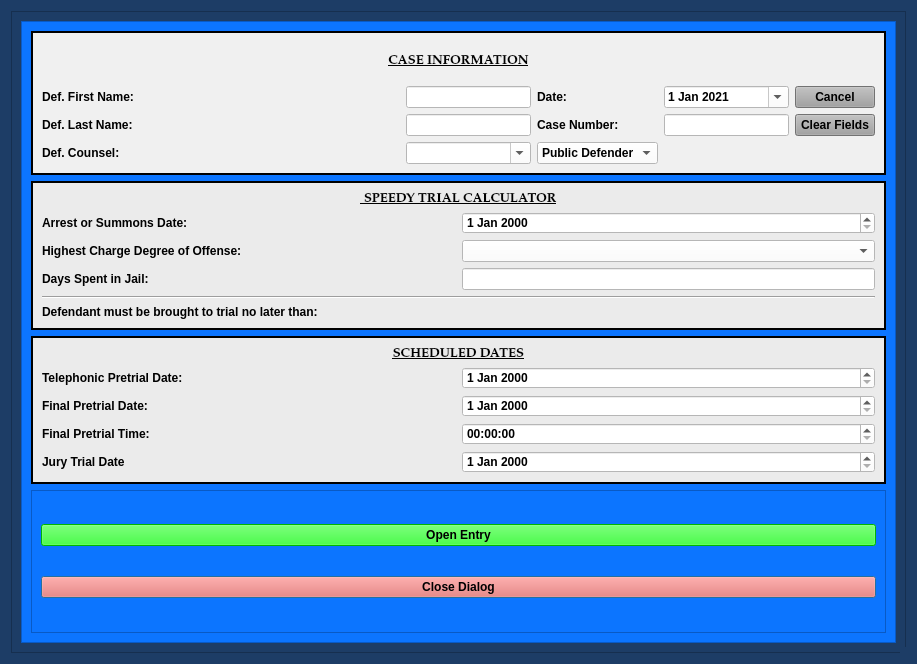
<?xml version="1.0" encoding="UTF-8"?>
<ui version="4.0">
 <class>SchedulingEntryDialog</class>
 <widget class="QDialog" name="SchedulingEntryDialog">
  <property name="windowModality">
   <enum>Qt::NonModal</enum>
  </property>
  <property name="geometry">
   <rect>
    <x>0</x>
    <y>0</y>
    <width>917</width>
    <height>664</height>
   </rect>
  </property>
  <property name="sizePolicy">
   <sizepolicy hsizetype="Preferred" vsizetype="Preferred">
    <horstretch>0</horstretch>
    <verstretch>0</verstretch>
   </sizepolicy>
  </property>
  <property name="minimumSize">
   <size>
    <width>0</width>
    <height>0</height>
   </size>
  </property>
  <property name="maximumSize">
   <size>
    <width>2500</width>
    <height>3500</height>
   </size>
  </property>
  <property name="palette">
   <palette>
    <active>
     <colorrole role="Button">
      <brush brushstyle="SolidPattern">
       <color alpha="255">
        <red>29</red>
        <green>61</green>
        <blue>102</blue>
       </color>
      </brush>
     </colorrole>
     <colorrole role="Base">
      <brush brushstyle="SolidPattern">
       <color alpha="255">
        <red>29</red>
        <green>61</green>
        <blue>102</blue>
       </color>
      </brush>
     </colorrole>
     <colorrole role="Window">
      <brush brushstyle="SolidPattern">
       <color alpha="255">
        <red>29</red>
        <green>61</green>
        <blue>102</blue>
       </color>
      </brush>
     </colorrole>
    </active>
    <inactive>
     <colorrole role="Button">
      <brush brushstyle="SolidPattern">
       <color alpha="255">
        <red>29</red>
        <green>61</green>
        <blue>102</blue>
       </color>
      </brush>
     </colorrole>
     <colorrole role="Base">
      <brush brushstyle="SolidPattern">
       <color alpha="255">
        <red>29</red>
        <green>61</green>
        <blue>102</blue>
       </color>
      </brush>
     </colorrole>
     <colorrole role="Window">
      <brush brushstyle="SolidPattern">
       <color alpha="255">
        <red>29</red>
        <green>61</green>
        <blue>102</blue>
       </color>
      </brush>
     </colorrole>
    </inactive>
    <disabled>
     <colorrole role="Button">
      <brush brushstyle="SolidPattern">
       <color alpha="255">
        <red>29</red>
        <green>61</green>
        <blue>102</blue>
       </color>
      </brush>
     </colorrole>
     <colorrole role="Base">
      <brush brushstyle="SolidPattern">
       <color alpha="255">
        <red>29</red>
        <green>61</green>
        <blue>102</blue>
       </color>
      </brush>
     </colorrole>
     <colorrole role="Window">
      <brush brushstyle="SolidPattern">
       <color alpha="255">
        <red>29</red>
        <green>61</green>
        <blue>102</blue>
       </color>
      </brush>
     </colorrole>
    </disabled>
   </palette>
  </property>
  <property name="font">
   <font>
    <family>Palatino Linotype</family>
    <pointsize>10</pointsize>
    <weight>75</weight>
    <italic>false</italic>
    <bold>true</bold>
   </font>
  </property>
  <property name="windowTitle">
   <string>Scheduling Entry Information</string>
  </property>
  <property name="toolTip">
   <string/>
  </property>
  <property name="styleSheet">
   <string notr="true">background-color: rgb(29, 61, 102);
font: 75 10pt &quot;Palatino Linotype&quot;;
font-weight: bold;</string>
  </property>
  <property name="sizeGripEnabled">
   <bool>true</bool>
  </property>
  <property name="modal">
   <bool>true</bool>
  </property>
  <layout class="QGridLayout" name="gridLayout_8">
   <item row="0" column="0">
    <widget class="QFrame" name="frame_4">
     <property name="styleSheet">
      <string notr="true">background-color: rgb(29, 61, 102);</string>
     </property>
     <property name="frameShape">
      <enum>QFrame::StyledPanel</enum>
     </property>
     <property name="frameShadow">
      <enum>QFrame::Raised</enum>
     </property>
     <layout class="QGridLayout" name="gridLayout_4">
      <item row="0" column="0">
       <widget class="QScrollArea" name="scrollArea">
        <property name="focusPolicy">
         <enum>Qt::NoFocus</enum>
        </property>
        <property name="styleSheet">
         <string notr="true">background-color: rgb(12, 117, 255);</string>
        </property>
        <property name="widgetResizable">
         <bool>true</bool>
        </property>
        <widget class="QWidget" name="scrollAreaWidgetContents">
         <property name="geometry">
          <rect>
           <x>0</x>
           <y>0</y>
           <width>877</width>
           <height>624</height>
          </rect>
         </property>
         <layout class="QGridLayout" name="gridLayout_2">
          <item row="0" column="0">
           <widget class="QFrame" name="case_name_Frame">
            <property name="sizePolicy">
             <sizepolicy hsizetype="Preferred" vsizetype="Preferred">
              <horstretch>0</horstretch>
              <verstretch>0</verstretch>
             </sizepolicy>
            </property>
            <property name="styleSheet">
             <string notr="true">background-color: rgb(240, 240, 240);</string>
            </property>
            <property name="frameShape">
             <enum>QFrame::Box</enum>
            </property>
            <property name="frameShadow">
             <enum>QFrame::Plain</enum>
            </property>
            <property name="lineWidth">
             <number>2</number>
            </property>
            <layout class="QGridLayout" name="gridLayout" columnstretch="1,0,0,0,0">
             <item row="1" column="0">
              <widget class="QLabel" name="label">
               <property name="text">
                <string>Def. First Name:</string>
               </property>
              </widget>
             </item>
             <item row="1" column="2">
              <widget class="QLabel" name="label_26">
               <property name="text">
                <string>Date:</string>
               </property>
              </widget>
             </item>
             <item row="2" column="1">
              <widget class="QLineEdit" name="defendant_last_name_lineEdit">
               <property name="enabled">
                <bool>true</bool>
               </property>
               <property name="styleSheet">
                <string notr="true">background-color: rgb(255, 255, 255);</string>
               </property>
              </widget>
             </item>
             <item row="1" column="4">
              <widget class="QPushButton" name="cancel_Button">
               <property name="focusPolicy">
                <enum>Qt::NoFocus</enum>
               </property>
               <property name="styleSheet">
                <string notr="true">background-color: rgb(160, 160, 160);</string>
               </property>
               <property name="text">
                <string>Cancel</string>
               </property>
              </widget>
             </item>
             <item row="2" column="2">
              <widget class="QLabel" name="label_3">
               <property name="text">
                <string>Case Number:</string>
               </property>
              </widget>
             </item>
             <item row="2" column="4">
              <widget class="QPushButton" name="clear_fields_case_Button">
               <property name="focusPolicy">
                <enum>Qt::NoFocus</enum>
               </property>
               <property name="styleSheet">
                <string notr="true">background-color: rgb(160, 160, 160);</string>
               </property>
               <property name="text">
                <string>Clear Fields</string>
               </property>
              </widget>
             </item>
             <item row="1" column="1">
              <widget class="QLineEdit" name="defendant_first_name_lineEdit">
               <property name="styleSheet">
                <string notr="true">background-color: rgb(255, 255, 255);</string>
               </property>
              </widget>
             </item>
             <item row="1" column="3">
              <widget class="QDateEdit" name="plea_trial_date">
               <property name="focusPolicy">
                <enum>Qt::NoFocus</enum>
               </property>
               <property name="styleSheet">
                <string notr="true">color: rgb(0, 0, 0);
background-color: rgb(255, 255, 255);</string>
               </property>
               <property name="minimumDate">
                <date>
                 <year>2021</year>
                 <month>1</month>
                 <day>1</day>
                </date>
               </property>
               <property name="calendarPopup">
                <bool>true</bool>
               </property>
               <property name="date">
                <date>
                 <year>2021</year>
                 <month>1</month>
                 <day>1</day>
                </date>
               </property>
              </widget>
             </item>
             <item row="2" column="0">
              <widget class="QLabel" name="label_2">
               <property name="text">
                <string>Def. Last Name:</string>
               </property>
              </widget>
             </item>
             <item row="2" column="3">
              <widget class="QLineEdit" name="case_number_lineEdit">
               <property name="maximumSize">
                <size>
                 <width>500</width>
                 <height>16777215</height>
                </size>
               </property>
               <property name="styleSheet">
                <string notr="true">background-color: rgb(255, 255, 255);</string>
               </property>
              </widget>
             </item>
             <item row="3" column="0">
              <widget class="QLabel" name="label_24">
               <property name="text">
                <string>Def. Counsel:</string>
               </property>
              </widget>
             </item>
             <item row="3" column="2">
              <widget class="QComboBox" name="defense_counsel_type_box">
               <property name="styleSheet">
                <string notr="true">background-color: rgb(255, 255, 255);</string>
               </property>
               <item>
                <property name="text">
                 <string>Public Defender</string>
                </property>
               </item>
               <item>
                <property name="text">
                 <string>Private Counsel</string>
                </property>
               </item>
              </widget>
             </item>
             <item row="3" column="1">
              <widget class="QComboBox" name="defense_counsel_name_box">
               <property name="styleSheet">
                <string notr="true">background-color: rgb(255, 255, 255);</string>
               </property>
               <property name="editable">
                <bool>true</bool>
               </property>
              </widget>
             </item>
             <item row="0" column="0" colspan="5">
              <widget class="QLabel" name="label_6">
               <property name="font">
                <font>
                 <family>Palatino Linotype</family>
                 <pointsize>10</pointsize>
                 <weight>75</weight>
                 <italic>false</italic>
                 <bold>true</bold>
                 <underline>true</underline>
                </font>
               </property>
               <property name="text">
                <string>CASE INFORMATION</string>
               </property>
               <property name="alignment">
                <set>Qt::AlignCenter</set>
               </property>
              </widget>
             </item>
            </layout>
           </widget>
          </item>
          <item row="1" column="0">
           <widget class="QFrame" name="frame_6">
            <property name="styleSheet">
             <string notr="true">background-color: rgb(235, 235, 235);</string>
            </property>
            <property name="frameShape">
             <enum>QFrame::Box</enum>
            </property>
            <property name="frameShadow">
             <enum>QFrame::Plain</enum>
            </property>
            <property name="lineWidth">
             <number>2</number>
            </property>
            <layout class="QGridLayout" name="gridLayout_6" columnstretch="1,1">
             <item row="1" column="0">
              <widget class="QLabel" name="label_12">
               <property name="text">
                <string>Arrest or Summons Date:</string>
               </property>
              </widget>
             </item>
             <item row="0" column="0" colspan="2">
              <widget class="QLabel" name="label_11">
               <property name="font">
                <font>
                 <family>Palatino Linotype</family>
                 <pointsize>10</pointsize>
                 <weight>75</weight>
                 <italic>false</italic>
                 <bold>true</bold>
                 <underline>true</underline>
                </font>
               </property>
               <property name="text">
                <string> SPEEDY TRIAL CALCULATOR</string>
               </property>
               <property name="alignment">
                <set>Qt::AlignCenter</set>
               </property>
              </widget>
             </item>
             <item row="1" column="1">
              <widget class="QDateEdit" name="dateEdit_4">
               <property name="styleSheet">
                <string notr="true">background-color: rgb(255, 255, 255);</string>
               </property>
              </widget>
             </item>
             <item row="3" column="0">
              <widget class="QLabel" name="label_10">
               <property name="text">
                <string>Days Spent in Jail:</string>
               </property>
              </widget>
             </item>
             <item row="2" column="1">
              <widget class="QComboBox" name="comboBox">
               <property name="styleSheet">
                <string notr="true">background-color: rgb(255, 255, 255);</string>
               </property>
              </widget>
             </item>
             <item row="2" column="0">
              <widget class="QLabel" name="label_14">
               <property name="text">
                <string>Highest Charge Degree of Offense:</string>
               </property>
              </widget>
             </item>
             <item row="4" column="0" colspan="2">
              <widget class="Line" name="line">
               <property name="orientation">
                <enum>Qt::Horizontal</enum>
               </property>
              </widget>
             </item>
             <item row="3" column="1">
              <widget class="QLineEdit" name="lineEdit">
               <property name="styleSheet">
                <string notr="true">background-color: rgb(255, 255, 255);</string>
               </property>
              </widget>
             </item>
             <item row="5" column="0">
              <widget class="QLabel" name="label_13">
               <property name="text">
                <string>Defendant must be brought to trial no later than:</string>
               </property>
              </widget>
             </item>
            </layout>
           </widget>
          </item>
          <item row="2" column="0">
           <widget class="QFrame" name="frame_5">
            <property name="styleSheet">
             <string notr="true">background-color: rgb(235, 235, 235);</string>
            </property>
            <property name="frameShape">
             <enum>QFrame::Box</enum>
            </property>
            <property name="frameShadow">
             <enum>QFrame::Plain</enum>
            </property>
            <property name="lineWidth">
             <number>2</number>
            </property>
            <layout class="QGridLayout" name="gridLayout_5">
             <item row="5" column="0">
              <widget class="QLabel" name="label_4">
               <property name="text">
                <string>Jury Trial Date</string>
               </property>
              </widget>
             </item>
             <item row="0" column="0" colspan="2">
              <widget class="QLabel" name="label_5">
               <property name="font">
                <font>
                 <family>Palatino Linotype</family>
                 <pointsize>10</pointsize>
                 <weight>75</weight>
                 <italic>false</italic>
                 <bold>true</bold>
                 <underline>true</underline>
                </font>
               </property>
               <property name="text">
                <string>SCHEDULED DATES</string>
               </property>
               <property name="alignment">
                <set>Qt::AlignCenter</set>
               </property>
              </widget>
             </item>
             <item row="1" column="0">
              <widget class="QLabel" name="label_8">
               <property name="text">
                <string>Telephonic Pretrial Date:</string>
               </property>
              </widget>
             </item>
             <item row="4" column="0">
              <widget class="QLabel" name="label_7">
               <property name="text">
                <string>Final Pretrial Time:</string>
               </property>
              </widget>
             </item>
             <item row="1" column="1">
              <widget class="QDateEdit" name="dateEdit">
               <property name="styleSheet">
                <string notr="true">background-color: rgb(255, 255, 255);</string>
               </property>
              </widget>
             </item>
             <item row="2" column="1">
              <widget class="QDateEdit" name="dateEdit_2">
               <property name="styleSheet">
                <string notr="true">background-color: rgb(255, 255, 255);</string>
               </property>
              </widget>
             </item>
             <item row="2" column="0">
              <widget class="QLabel" name="label_9">
               <property name="text">
                <string>Final Pretrial Date:</string>
               </property>
              </widget>
             </item>
             <item row="5" column="1">
              <widget class="QDateEdit" name="dateEdit_3">
               <property name="styleSheet">
                <string notr="true">background-color: rgb(255, 255, 255);</string>
               </property>
              </widget>
             </item>
             <item row="4" column="1">
              <widget class="QTimeEdit" name="timeEdit">
               <property name="styleSheet">
                <string notr="true">background-color: rgb(255, 255, 255);</string>
               </property>
              </widget>
             </item>
            </layout>
           </widget>
          </item>
          <item row="3" column="0">
           <widget class="QFrame" name="frame_8">
            <property name="styleSheet">
             <string notr="true">background-color: rgb(12, 117, 255);</string>
            </property>
            <property name="frameShape">
             <enum>QFrame::StyledPanel</enum>
            </property>
            <property name="frameShadow">
             <enum>QFrame::Raised</enum>
            </property>
            <layout class="QGridLayout" name="gridLayout_10">
             <item row="2" column="0">
              <widget class="QPushButton" name="close_dialog_Button">
               <property name="styleSheet">
                <string notr="true">background-color: rgb(255, 96, 82);
font: 75 11pt &quot;Palatino Linotype&quot;;
font-weight: bold;</string>
               </property>
               <property name="text">
                <string>Close Dialog</string>
               </property>
              </widget>
             </item>
             <item row="0" column="0">
              <widget class="QPushButton" name="create_entry_Button">
               <property name="styleSheet">
                <string notr="true">background-color: rgb(0, 255, 0);
font: 75 11pt &quot;Palatino Linotype&quot;;
font-weight: bold;</string>
               </property>
               <property name="text">
                <string>Open Entry</string>
               </property>
               <property name="autoDefault">
                <bool>false</bool>
               </property>
              </widget>
             </item>
            </layout>
           </widget>
          </item>
         </layout>
        </widget>
       </widget>
      </item>
     </layout>
    </widget>
   </item>
  </layout>
 </widget>
 <tabstops>
  <tabstop>defendant_first_name_lineEdit</tabstop>
  <tabstop>defendant_last_name_lineEdit</tabstop>
  <tabstop>case_number_lineEdit</tabstop>
  <tabstop>create_entry_Button</tabstop>
  <tabstop>close_dialog_Button</tabstop>
 </tabstops>
 <resources/>
 <connections/>
 <slots>
  <slot>create_entry()</slot>
  <slot>continue_dialog()</slot>
  <slot>close_window()</slot>
  <slot>set_dialog()</slot>
  <slot>update_case_information()</slot>
  <slot>ovi_dialog()</slot>
  <slot>sentencing_dialog()</slot>
  <slot>proceed_to_sentencing()</slot>
  <slot>proceed_to_ovi()</slot>
  <slot>add_charge()</slot>
  <slot>set_statute()</slot>
  <slot>set_pay_date()</slot>
  <slot>amend_offense()</slot>
  <slot>set_offense()</slot>
  <slot>add_charge_to_view()</slot>
  <slot>delete_charge()</slot>
  <slot>delete_charge_from_view()</slot>
  <slot>close_event()</slot>
  <slot>set_fra_in_file()</slot>
  <slot>set_fra_in_court()</slot>
  <slot>start_add_conditions_dialog()</slot>
  <slot>start_amend_offense_dialog()</slot>
 </slots>
</ui>
